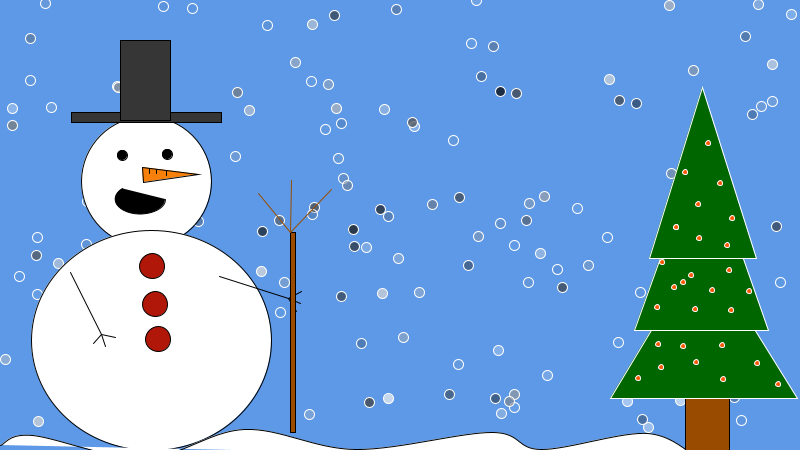
Frame 1 (no input)
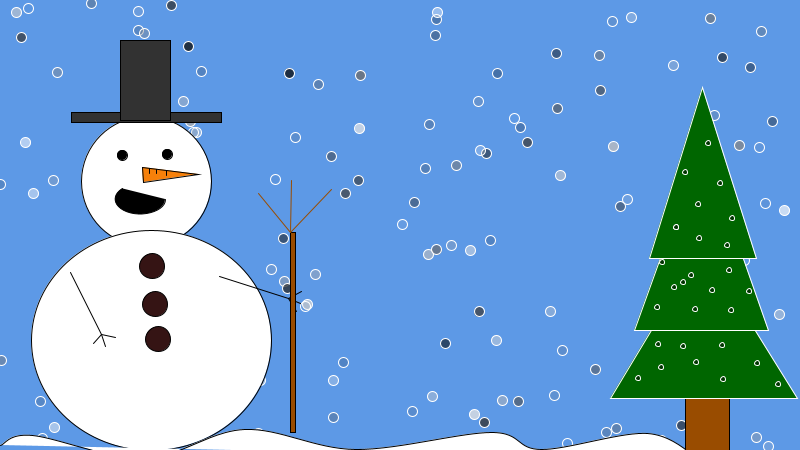
Frame 60 (the mouse pressed at the canvas centre just before this capture)
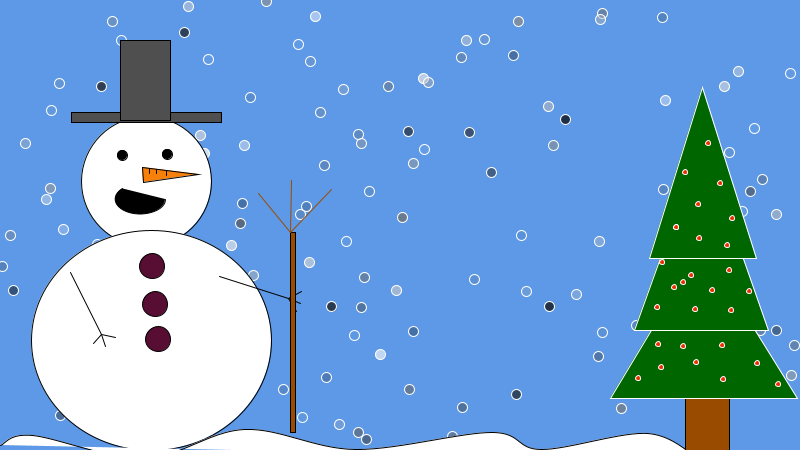
Frame 120 (the mouse held since frame 60 and released just before this capture)

The Processing sketch that drew these frames (run headless with seeded random() and noise(); from frame 60 on, the mouse is pressed at the canvas centre):

// Processing sketch: processing_173121
// ── processing_173121.pde

int blocksize = 10;
void setup(){
     size (800, 450);
     
}

void draw(){
  background( 93, 153, 230); 
    println (mouseX + "," + mouseY);
    frameRate(10);
    int j = 0;
     while(j < height ){
     int i = 0;
     while(i < width ){
        stroke(255);
        fill (random(255), random(200));
        ellipse(random(800), random(450), blocksize, blocksize);
        
        i = i + 50;
      }
      j = j + 50;
     }     
  
  //ninot de neu part de adalt
  stroke(0);
  fill(255);
  ellipse(146, 181, 130, 130);
  
  //ulls
  stroke(0);
  fill(0);
  ellipse( 122, 155, 10, 10);
  ellipse( 167, 154, 10, 10);
  
  //boca
  stroke(0);
  fill(0);
  arc(140, 199, 50, 30, 0, PI+QUARTER_PI, OPEN);
  
  //barret
  stroke(0);
  fill(random(100));
  rect(71, 112, 150, 10);
  rect(120, 40, 50, 80);
  
  //nas
  stroke(0);
  fill(246, 128, 10);
  triangle(142, 167, 143, 182, 198, 174);
  line(149, 168, 149, 173);
  line(156, 169, 156, 173);
  line(166, 170, 166, 175);
  
  //ninot de neu part de abaix
  stroke(0);
  fill(255);
  ellipse(151, 340, 240, 220);
  //botons
  stroke(0);
  fill(random(255), random(30), random(100));
  ellipse(152, 266, 25, 25);
  ellipse(155, 304, 25, 25);
  ellipse(158, 339, 25, 25);
  
  //braços ninot
  stroke(0);
  line(70, 272, 101, 334);
  line(101, 334, 93, 343);
  line(101, 334, 105, 346);
  line(101, 334, 115, 337);
  line(219, 276, 288, 298);
  line (288, 298, 301, 291);
  line(288, 298, 300, 303);
  line(288, 298, 296, 311);
  
  //escoba
  stroke(0);
  fill(153, 76, 0);
  rect(290, 232, 5, 200);
  stroke(153, 76, 0);
  line(290, 232, 258, 193);
  line(290, 232, 291, 180);
  line(290, 232, 331, 189);
  
  //neu del terra   
  stroke(0);
  fill(255);
beginShape();
curveVertex(0, 445);
curveVertex(0, 445);
curveVertex(32, 435);
curveVertex(144, 458);
curveVertex(244, 429);
curveVertex(355, 449);
curveVertex(491, 432);
curveVertex(541, 449);
curveVertex(647, 433);
curveVertex(700, 460);
curveVertex(700, 460);
endShape();  

 //Arbre de nadal
 
 //tronc
 stroke(0);
 fill(153, 76, 0);
 rect(685, 397, 44, 54);
 //part de dalt
 stroke(255);
 fill(0, 102, 0);
 triangle(702, 245, 610, 398, 797, 398);
 triangle(702, 141, 634, 330, 768, 330);
 triangle(702, 87, 649, 258, 756, 258);
 //boles
 stroke(255);
 fill(random(255), random(100), random(0));
 ellipse(676, 227, 5, 5);
 ellipse(691, 275, 5, 5);
 ellipse(657, 307, 5, 5);
 ellipse(695, 309, 5, 5);
 ellipse(729, 270, 5, 5); 
 ellipse(674, 287, 5, 5);
 ellipse(662, 262, 5, 5);
 ellipse(712, 290, 5, 5);
 ellipse(731, 310, 5, 5);
 ellipse(749, 291, 5, 5);
 ellipse(698, 204, 5, 5);
 ellipse(676, 227, 5, 5);
 ellipse(699, 238, 5, 5);
 ellipse(732, 218, 5, 5);
 ellipse(720, 183, 5, 5);
 ellipse(685, 172, 5, 5);
 ellipse(708, 143, 5, 5);
 ellipse(727, 245, 5, 5);
 ellipse(658, 344, 5, 5);
 ellipse(638, 378, 5, 5);
 ellipse(661, 367, 5, 5);
 ellipse(683, 346, 5, 5);
 ellipse(696, 362, 5, 5);
 ellipse(683, 282, 5, 5);
 ellipse(722, 345, 5, 5);
 ellipse(723, 379, 5, 5);
 ellipse(757, 363, 5, 5);
 ellipse(778, 384, 5, 5);
 
}
